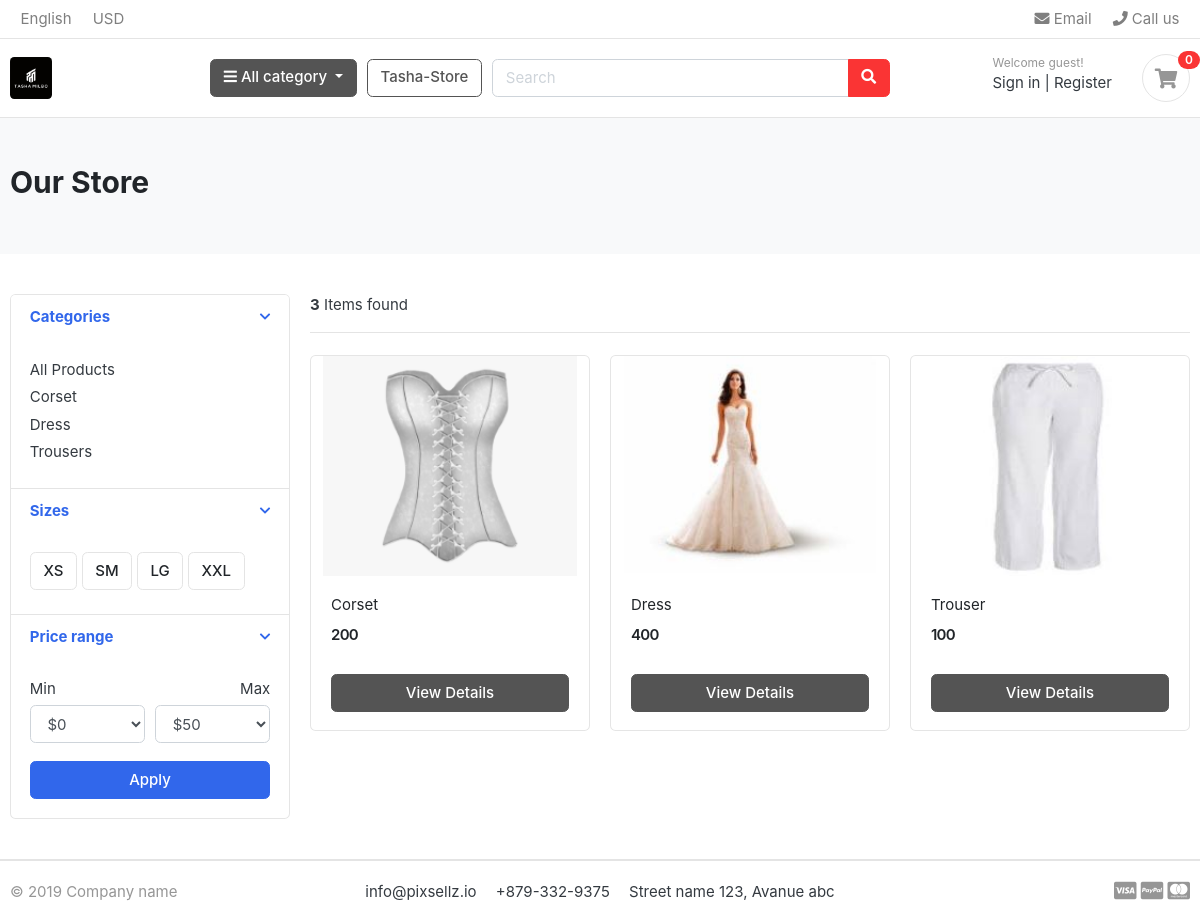
The page /store/?page=2 on the database as committed earlier.
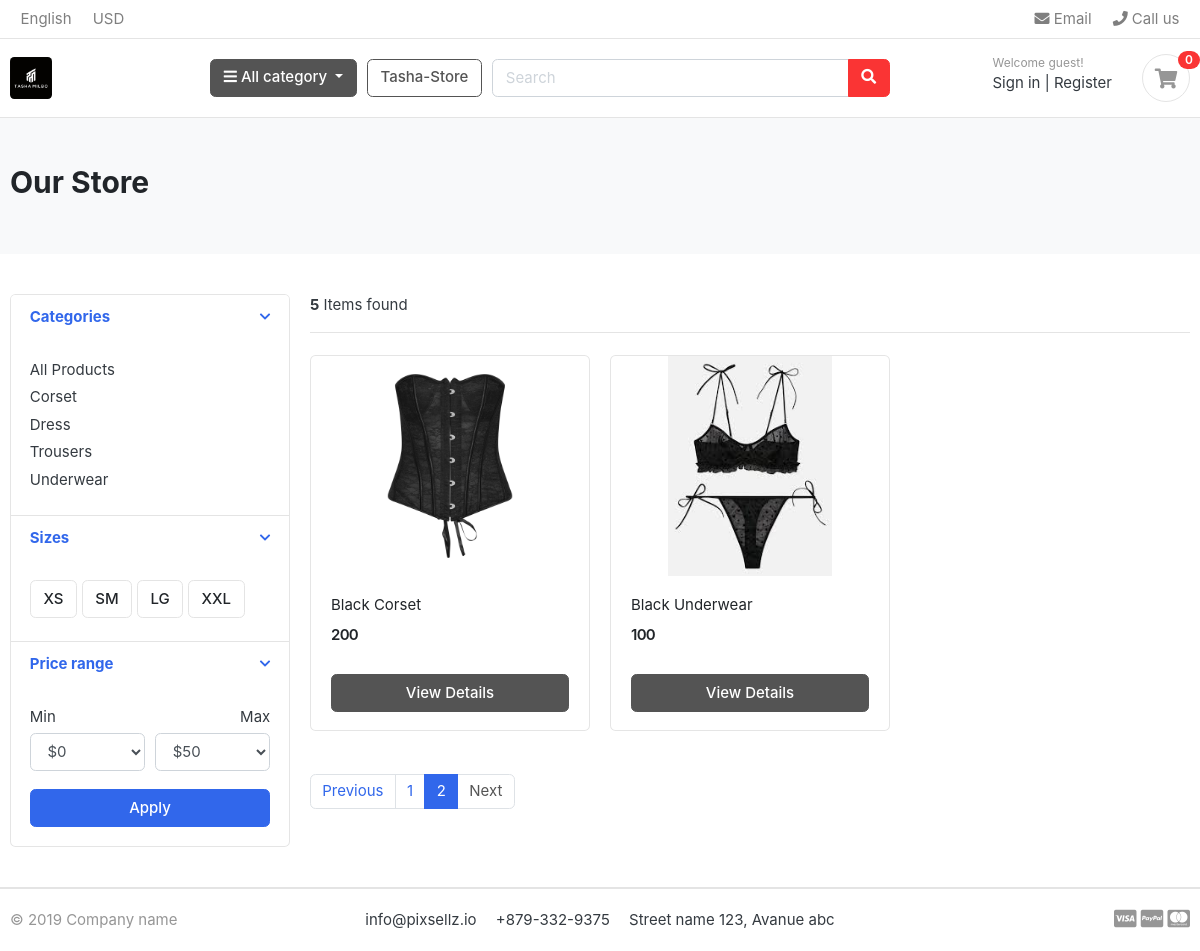
The same page on the database as committed later.
### category/models.py (models this page shows, shortened)
class Category(models.Model):
    category_name = models.CharField(max_length=50)
    slug = models.SlugField(max_length=100, unique=True)
    description = models.TextField(max_length=255, blank=True)
    cat_image = models.ImageField(upload_to='photos/categories', blank=True)
    class Meta:
        verbose_name = 'category'
        verbose_name_plural = 'categories'
    def get_url(self):
            return reverse('products_by_category', args=[self.slug])

### store/models.py (models this page shows, shortened)
class Product(models.Model):
    product_name = models.CharField(max_length=200, unique=True)
    slug         = models.SlugField(max_length=200, unique=True)
    description  = models.TextField(max_length=500, blank=True)
    price        = models.IntegerField()
    images       = models.ImageField(upload_to='photos/products')
    stock        = models.IntegerField()
    is_available = models.BooleanField(default=True)
    category     = models.ForeignKey(Category, on_delete=models.CASCADE)
    created_date  = models.DateTimeField(auto_now_add=True)
    modified_date= models.DateTimeField(auto_now=True)
    def get_url(self):
        return reverse('product_detail', args=[self.category.slug, self.slug])

### store/views.py (the view)
# urls.py: path('store/', include('store.urls')),
def store(request, category_slug=None):
    categories = None
    products = None
    if category_slug != None:
        categories = get_object_or_404(Category, slug=category_slug)
        products = Product.objects.filter(category=categories, is_available=True)
        paginator = Paginator(products, 3)
        page = request.GET.get('page')
        paged_products = paginator.get_page(page)
        product_count = products.count()
    else:
        products = Product.objects.all().filter(is_available=True).order_by('id')
        paginator = Paginator(products, 3)
        page = request.GET.get('page')
        paged_products = paginator.get_page(page)
        product_count = products.count()
    context = {
    'products': paged_products,
    'product_count': product_count,
    }
    return render(request, 'store/store.html', context)

### carts/context_processors.py (called while the page is built)
def counter(request):
    cart_count = 0
    if 'admin' in request.path:
        return()
    else:
        try:
            cart = Cart.objects.filter(cart_id=_cart_id(request))
            cart_items = CartItem.objects.all().filter(cart=cart[:1])
            for cart_item in cart_items:
                cart_count += cart_item.quantity
        except Cart.DoesNotExist:
            cart_count = 0
    return dict(cart_count=cart_count)

### carts/views.py (called while the page is built)
def _cart_id(request):
    cart = request.session.session_key
    if not cart:
        cart = request.session.create()
    return cart

### category/context_processors.py (called while the page is built)
def menu_links(request):
    links = Category.objects.all()
    return dict(links=links)

### templates/store/store.html (shortened to what the changed rows need)
{% extends 'base.html' %}
{% load static %}
{% block content %}
<section class="section-pagetop bg">
<div class="container">
	{% if 'search' in request.path %}
    <h2 class="title-page">Search Result</h2>
	{% else %}
	  <h2 class="title-page">Our Store</h2>
  {% endif %}
</div>
</section>
<section class="section-content padding-y">
<div class="container">
<div class="row">
	<aside class="col-md-3">
<div class="card">
	<article class="filter-group">
		<div class="filter-content collapse show" id="collapse_1" style="">
			<div class="card-body">
				<ul class="list-menu">
					{% for category in links %}
				   <li><a href="{{category.get_url}}">{{category.category_name}}  </a></li>
				  {% endfor %}
				</ul>
			</div>
		</div>
	</article>
</div>
	</aside>
	<main class="col-md-9">
<header class="border-bottom mb-4 pb-3">
		<div class="form-inline">
			<span class="mr-md-auto"> <b>{{ product_count }}</b> Items found </span>
		</div>
</header>
<div class="row">
{% if products %}
	{% for product in products %}
	<div class="col-md-4">
		<figure class="card card-product-grid">
			<div class="img-wrap">
				<a href="{{product.get_url}}"><img src="{{ product.images.url }}"></a>
			</div>
			<figcaption class="info-wrap">
				<div class="fix-height">
					<a href="{{product.get_url}}" class="title">{{ product.product_name }}</a>
					<div class="price-wrap mt-2">
						<span class="price">{{ product.price }}</span>
					</div>
				</div>
				<a href="{{product.get_url}}" class="btn btn-block btn-secondary">View Details </a>
			</figcaption>
		</figure>
	</div>
	{% endfor %}
{% else %}
<div>
	<h2>No result found. Please try again.</h2>
</div>
{% endif %}
</div>
<nav class="mt-4" aria-label="Page navigation sample">
	{% if products.has_other_pages %}
  <ul class="pagination">
		{% if products.has_previous %}
    <li class="page-item"><a class="page-link" href="?page={{products.previous_page_number}}">Previous</a></li>
    {% else %}
		<li class="page-item disabled"><a class="page-link" href="#">Previous</a></li>
    {% endif %}
		{% for i in products.paginator.page_range %}
		 {% if products.number == i %}
		  <li class="page-item active"><a class="page-link" href="#">{{i}}</a></li>
			{% else %}
			<li class="page-item"><a class="page-link" href="?page={{i}}">{{i}}</a></li>
			{% endif %}
    {% endfor %}
		{% if products.has_next %}
    <li class="page-item"><a class="page-link" href="?page={{products.next_page_number}}">Next</a></li>
		{% else %}
		<li class="page-item disabled"><a class="page-link" href="#">Next</a></li>
		{% endif %}
  </ul>
	{% endif %}
</nav>
	</main>
</div>
</div>
</section>
{% endblock %}

Rows that differ between the two databases and show on the page:
no longer on this page (row unchanged): Product: images (picture), product_name "Corset", price "200"
no longer on this page (row unchanged): Product: images (picture), product_name "Dress", price "400"
no longer on this page (row unchanged): Product: images (picture), product_name "Trouser", price "100"
added Category: category_name "Underwear"
added Product: images (picture), product_name "Black Corset", price "200"
added Product: images (picture), product_name "Black Underwear", price "100"
Other text that changed with them:
{{ product_count }}: "3" → "5"
text now shown: "Previous Next"
new list line: "1"
new list line: "2"
